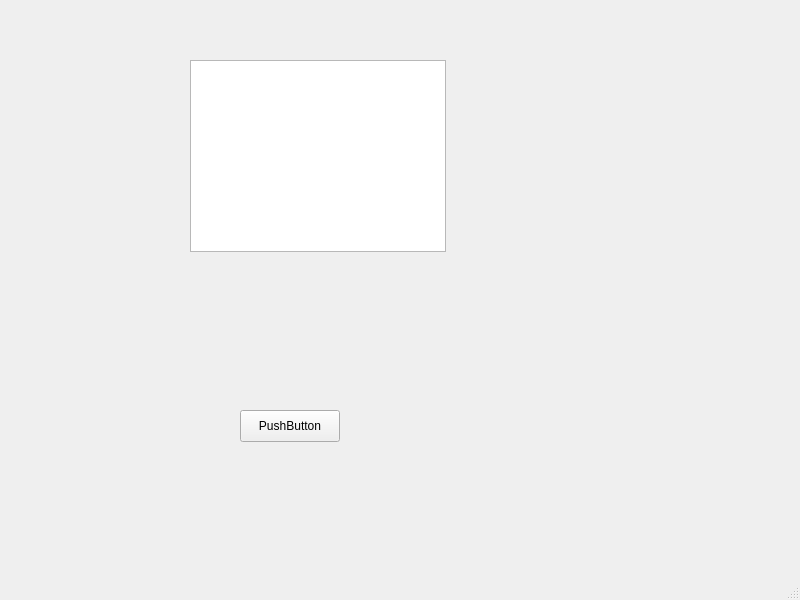
<?xml version="1.0" encoding="UTF-8"?>
<ui version="4.0">
 <class>MainWindow</class>
 <widget class="QMainWindow" name="MainWindow">
  <property name="geometry">
   <rect>
    <x>0</x>
    <y>0</y>
    <width>800</width>
    <height>600</height>
   </rect>
  </property>
  <property name="windowTitle">
   <string>MainWindow</string>
  </property>
  <widget class="QWidget" name="centralwidget">
   <widget class="QPushButton" name="pushButton">
    <property name="geometry">
     <rect>
      <x>240</x>
      <y>410</y>
      <width>100</width>
      <height>32</height>
     </rect>
    </property>
    <property name="text">
     <string>PushButton</string>
    </property>
   </widget>
   <widget class="QTableWidget" name="tableWidget">
    <property name="geometry">
     <rect>
      <x>190</x>
      <y>60</y>
      <width>256</width>
      <height>192</height>
     </rect>
    </property>
   </widget>
  </widget>
  <widget class="QMenuBar" name="menubar">
   <property name="geometry">
    <rect>
     <x>0</x>
     <y>0</y>
     <width>800</width>
     <height>24</height>
    </rect>
   </property>
  </widget>
  <widget class="QStatusBar" name="statusbar"/>
 </widget>
 <resources/>
 <connections/>
</ui>
